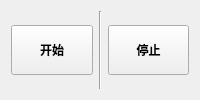
        <widget class="QWidget" name="widget_top_right" native="true">
         <property name="font">
          <font>
           <weight>75</weight>
           <bold>true</bold>
          </font>
         </property>
         <layout class="QHBoxLayout" name="horizontalLayout_2">
          <item>
           <widget class="QPushButton" name="btn_start">
            <property name="minimumSize">
             <size>
              <width>0</width>
              <height>50</height>
             </size>
            </property>
            <property name="font">
             <font>
              <weight>75</weight>
              <bold>true</bold>
             </font>
            </property>
            <property name="autoFillBackground">
             <bool>false</bool>
            </property>
            <property name="text">
             <string>开始</string>
            </property>
           </widget>
          </item>
          <item>
           <widget class="Line" name="line_29">
            <property name="orientation">
             <enum>Qt::Vertical</enum>
            </property>
           </widget>
          </item>
          <item>
           <widget class="QPushButton" name="btn_stop">
            <property name="minimumSize">
             <size>
              <width>0</width>
              <height>50</height>
             </size>
            </property>
            <property name="font">
             <font>
              <weight>75</weight>
              <bold>true</bold>
             </font>
            </property>
            <property name="autoFillBackground">
             <bool>false</bool>
            </property>
            <property name="text">
             <string>停止</string>
            </property>
           </widget>
          </item>
         </layout>
        </widget>
